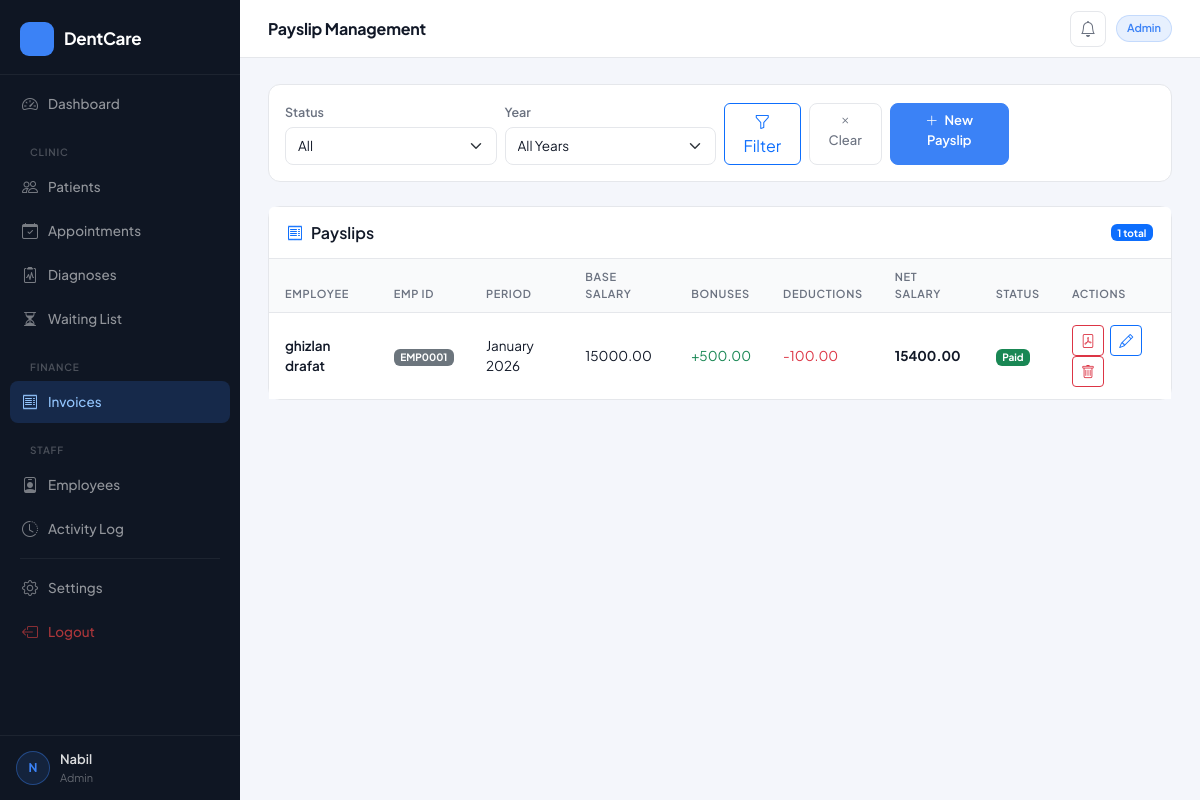
/payslips/ (signed in), run on the app's committed database.
### authentication/models.py (models this page shows, shortened)
class User(AbstractUser):
    class Role(models.TextChoices):
        ADMIN        = 'admin',        'Admin'
        DOCTOR       = 'doctor',       'Doctor'
        RECEPTIONIST = 'receptionist', 'Receptionist'
        PATIENT      = 'patient',      'Patient'
    role = models.CharField(
        max_length=20,
        choices=Role.choices,
        default=Role.PATIENT,
    )
    phone = models.CharField(max_length=20, blank=True)
    address = models.TextField(blank=True)
    profile_photo = models.ImageField(
        upload_to='profiles/', blank=True, null=True
    )

### billing/models.py (models this page shows, shortened)
class Payslip(models.Model):
    class Status(models.TextChoices):
        PENDING = 'pending', 'Pending'
        PAID    = 'paid',    'Paid'
    class Month(models.TextChoices):
        JANUARY   = 'January',   'January'
        FEBRUARY  = 'February',  'February'
        MARCH     = 'March',     'March'
        APRIL     = 'April',     'April'
        MAY       = 'May',       'May'
        JUNE      = 'June',      'June'
        JULY      = 'July',      'July'
        AUGUST    = 'August',    'August'
        SEPTEMBER = 'September', 'September'
        OCTOBER   = 'October',   'October'
        NOVEMBER  = 'November',  'November'
        DECEMBER  = 'December',  'December'
    employee = models.ForeignKey(
        Employee, on_delete=models.CASCADE, related_name='payslips'
    )
    month = models.CharField(max_length=15, choices=Month.choices)
    year  = models.PositiveIntegerField()
    base_salary  = models.DecimalField(max_digits=10, decimal_places=2)
    bonuses      = models.DecimalField(max_digits=10, decimal_places=2, default=0)
    deductions   = models.DecimalField(max_digits=10, decimal_places=2, default=0)
    net_salary   = models.DecimalField(max_digits=10, decimal_places=2, editable=False)
    status = models.CharField(
        max_length=10, choices=Status.choices, default=Status.PENDING
    )
    notes      = models.TextField(blank=True)
    created_at = models.DateTimeField(auto_now_add=True)
    class Meta:
        ordering = ['-year', '-created_at']

### clinic/models.py (models this page shows, shortened)
class Employee(models.Model):
    class Department(models.TextChoices):
        DENTISTRY    = 'dentistry',    'Dentistry'
        ORTHODONTICS = 'orthodontics', 'Orthodontics'
        RECEPTION    = 'reception',    'Reception'
        ADMIN        = 'admin',        'Admin'
    class Status(models.TextChoices):
        ACTIVE   = 'active',   'Active'
        INACTIVE = 'inactive', 'Inactive'
    emp_id     = models.CharField(max_length=10, unique=True, editable=False)
    user       = models.OneToOneField(
        'authentication.User',
        on_delete=models.CASCADE,
        related_name='employee_profile'
    )
    department = models.CharField(max_length=20, choices=Department.choices)
    position   = models.CharField(max_length=100)
    salary     = models.DecimalField(max_digits=10, decimal_places=2, default=0)
    hire_date  = models.DateField()
    status     = models.CharField(max_length=10, choices=Status.choices, default=Status.ACTIVE)
    notes      = models.TextField(blank=True)
    created_at = models.DateTimeField(auto_now_add=True)
    class Meta:
        ordering = ['emp_id']

### billing/views.py (the view)
# urls.py: path('payslips/',                   views.payslip_list,   name='payslip_list'),
@staff_required
def payslip_list(request):
    payslips = Payslip.objects.select_related('employee__user').all()
    filter_status = request.GET.get('status', '')
    filter_year   = request.GET.get('year', '')
    if filter_status:
        payslips = payslips.filter(status=filter_status)
    if filter_year:
        payslips = payslips.filter(year=filter_year)
    paginator   = Paginator(payslips, 10)
    page_number = request.GET.get('page')
    page_obj    = paginator.get_page(page_number)
    years = Payslip.objects.values_list('year', flat=True).distinct().order_by('-year')
    return render(request, 'billing/payslips/list.html', {
        'page_obj':      page_obj,
        'filter_status': filter_status,
        'filter_year':   filter_year,
        'years':         years,
        'total':         payslips.count(),
        'statuses':      Payslip.Status.choices,
    })

### clinic/utils.py (called while the page is built)
def staff_required(view_func):
    @wraps(view_func)
    def wrapper(request, *args, **kwargs):
        if not request.user.is_authenticated:
            return redirect('authentication:login')
        if request.user.role not in ('admin', 'doctor', 'receptionist'):
            messages.error(request, "You don't have permission to access this area.")
            return redirect('home:home')
        return view_func(request, *args, **kwargs)
    return wrapper

### templates/billing/payslips/list.html (shortened to what this page needs)
{% extends 'base.html' %}
{% block page_title %}Payslip Management{% endblock %}
{% block content %}
<div class="card p-3 mb-4">
    <form method="GET" class="row g-2 align-items-end">
        <div class="col-md-3">
            <label class="form-label fw-semibold small">Status</label>
            <select name="status" class="form-select">
                <option value="">All</option>
            </select>
        </div>
        <div class="col-md-3">
            <label class="form-label fw-semibold small">Year</label>
            <select name="year" class="form-select">
                <option value="">All Years</option>
            </select>
        </div>
        <div class="col-md-4 d-flex gap-2">
            <button class="btn btn-outline-primary" type="submit">
                <i class="bi bi-funnel"></i> Filter
            </button>
            <a href="{% url 'billing:payslip_list' %}" class="btn btn-outline-secondary">
                <i class="bi bi-x"></i> Clear
            </a>
            <a href="{% url 'billing:payslip_add' %}" class="btn btn-primary ms-auto">
                <i class="bi bi-plus-lg me-1"></i> New Payslip
            </a>
        </div>
    </form>
</div>
<div class="card">
    <div class="card-header bg-white d-flex justify-content-between align-items-center py-3">
        <h6 class="mb-0 fw-semibold">
            <i class="bi bi-receipt me-2 text-primary"></i>Payslips
        </h6>
        <span class="badge bg-primary">{{ total }} total</span>
    </div>
    <div class="table-responsive">
        <table class="table table-hover align-middle mb-0">
            <thead class="table-light">
                <tr>
                    <th>Employee</th>
                    <th>EMP ID</th>
                    <th>Period</th>
                    <th>Base Salary</th>
                    <th>Bonuses</th>
                    <th>Deductions</th>
                    <th>Net Salary</th>
                    <th>Status</th>
                    <th>Actions</th>
                </tr>
            </thead>
            <tbody>
                {% for p in page_obj %}
                <tr>
                    <td class="fw-semibold">{{ p.employee.user.get_full_name }}</td>
                    <td><span class="badge bg-secondary">{{ p.employee.emp_id }}</span></td>
                    <td>{{ p.month }} {{ p.year }}</td>
                    <td>{{ p.base_salary }}</td>
                    <td class="text-success">+{{ p.bonuses }}</td>
                    <td class="text-danger">-{{ p.deductions }}</td>
                    <td class="fw-bold">{{ p.net_salary }}</td>
                    <td>
                        <span class="badge {% if p.status == 'paid' %}bg-success{% else %}bg-warning text-dark{% endif %}">
                            {{ p.get_status_display }}
                        </span>
                    </td>
                    <td>
                        <a href="{% url 'billing:payslip_pdf' p.pk %}"
                           class="btn btn-sm btn-outline-danger me-1" title="Download PDF">
                            <i class="bi bi-file-pdf"></i>
                        </a>
                        <a href="{% url 'billing:payslip_edit' p.pk %}"
                           class="btn btn-sm btn-outline-primary me-1">
                            <i class="bi bi-pencil"></i>
                        </a>
                        <a href="{% url 'billing:payslip_delete' p.pk %}"
                           class="btn btn-sm btn-outline-danger">
                            <i class="bi bi-trash"></i>
                        </a>
                    </td>
                </tr>
                {% endfor %}
            </tbody>
        </table>
    </div>
</div>
{% endblock %}

### templates/base.html (shortened to what this page needs)
<!DOCTYPE html>
<html lang="en">
<head>
    <link href="https://cdn.jsdelivr.net/npm/bootstrap@5.3.0/dist/css/bootstrap.min.css" rel="stylesheet">
    <link href="https://cdn.jsdelivr.net/npm/bootstrap-icons@1.11.0/font/bootstrap-icons.css" rel="stylesheet">
</head>
<body>
{% if user.is_authenticated %}
<div class="sidebar">
    <div class="sidebar-brand">
        <div class="brand-icon"></div>
        <span class="brand-name">DentCare</span>
    </div>
    <div class="sidebar-nav">
        <a href="{% url 'clinic:dashboard' %}" class="nav-link {% if request.resolver_match.url_name == 'dashboard' %}active{% endif %}">
            <i class="bi bi-speedometer2"></i> Dashboard
        </a>
        {% if user.role == 'admin' or user.role == 'receptionist' or user.role == 'doctor' %}
        <div class="nav-section-label">Clinic</div>
        <a href="{% url 'clinic:patient_list' %}" class="nav-link {% if 'patient' in request.resolver_match.url_name %}active{% endif %}">
            <i class="bi bi-people"></i> Patients
        </a>
        <a href="{% url 'clinic:appointment_list' %}" class="nav-link {% if 'appointment' in request.resolver_match.url_name %}active{% endif %}">
            <i class="bi bi-calendar-check"></i> Appointments
        </a>
        {% endif %}
        {% if user.role == 'admin' or user.role == 'doctor' %}
        <a href="{% url 'clinic:diagnosis_list' %}" class="nav-link {% if 'diagnosis' in request.resolver_match.url_name %}active{% endif %}">
            <i class="bi bi-clipboard2-pulse"></i> Diagnoses
        </a>
        {% endif %}
        {% if user.role == 'admin' or user.role == 'receptionist' %}
        <a href="{% url 'clinic:waiting_list' %}" class="nav-link {% if 'waiting' in request.resolver_match.url_name %}active{% endif %}">
            <i class="bi bi-hourglass-split"></i> Waiting List
        </a>
        {% endif %}
        {% if user.role == 'admin' %}
        <div class="nav-section-label">Finance</div>
        <a href="{% url 'billing:payslip_list' %}" class="nav-link {% if 'payslip' in request.resolver_match.url_name %}active{% endif %}">
            <i class="bi bi-receipt"></i> Invoices
        </a>
        <div class="nav-section-label">Staff</div>
        <a href="{% url 'clinic:employee_list' %}" class="nav-link {% if 'employee' in request.resolver_match.url_name %}active{% endif %}">
            <i class="bi bi-person-badge"></i> Employees
        </a>
        <a href="{% url 'clinic:activity_logs' %}" class="nav-link {% if 'activity' in request.resolver_match.url_name %}active{% endif %}">
            <i class="bi bi-clock-history"></i> Activity Log
        </a>
        {% endif %}
        <div class="sidebar-divider"></div>
        <a href="{% url 'clinic:settings' %}" class="nav-link {% if 'settings' in request.resolver_match.url_name %}active{% endif %}">
            <i class="bi bi-gear"></i> Settings
        </a>
        <a href="{% url 'authentication:logout' %}" class="nav-link" style="color: rgba(239,68,68,.7);">
            <i class="bi bi-box-arrow-left"></i> Logout
        </a>
    </div>
    <div class="sidebar-footer">
        <div class="sidebar-user">
            <div class="user-avatar">
                {{ user.first_name.0|default:user.username.0|upper }}{{ user.last_name.0|upper }}
            </div>
            <div style="min-width:0">
                <div class="user-name">{{ user.get_full_name|default:user.username }}</div>
                <div class="user-role">{{ user.role|title }}</div>
            </div>
        </div>
    </div>
</div>
<div class="main-content">
    <div class="topbar">
        <span class="topbar-title">{% block page_title %}Dashboard{% endblock %}</span>
        <div class="topbar-actions">
            <a href="#" class="topbar-btn"><i class="bi bi-bell"></i></a>
            <span class="role-badge">{{ user.role|title }}</span>
        </div>
    </div>
    <div class="page-body">
        {% block content %}{% endblock %}
    </div>
</div>
{% else %}
    {% block auth_content %}{% endblock %}
{% endif %}
</body>
</html>

### data on the page
User: first_name.0 "N", get_full_name "Nabil", role "Admin"
Payslip: employee.user.get_full_name "ghizlan drafat", employee.emp_id "EMP0001", month "January", year "2026", base_salary "15000.00", bonuses "500.00", deductions "100.00", net_salary "15400.00", status "Paid"

### other printed values
{{ total }} "1"
